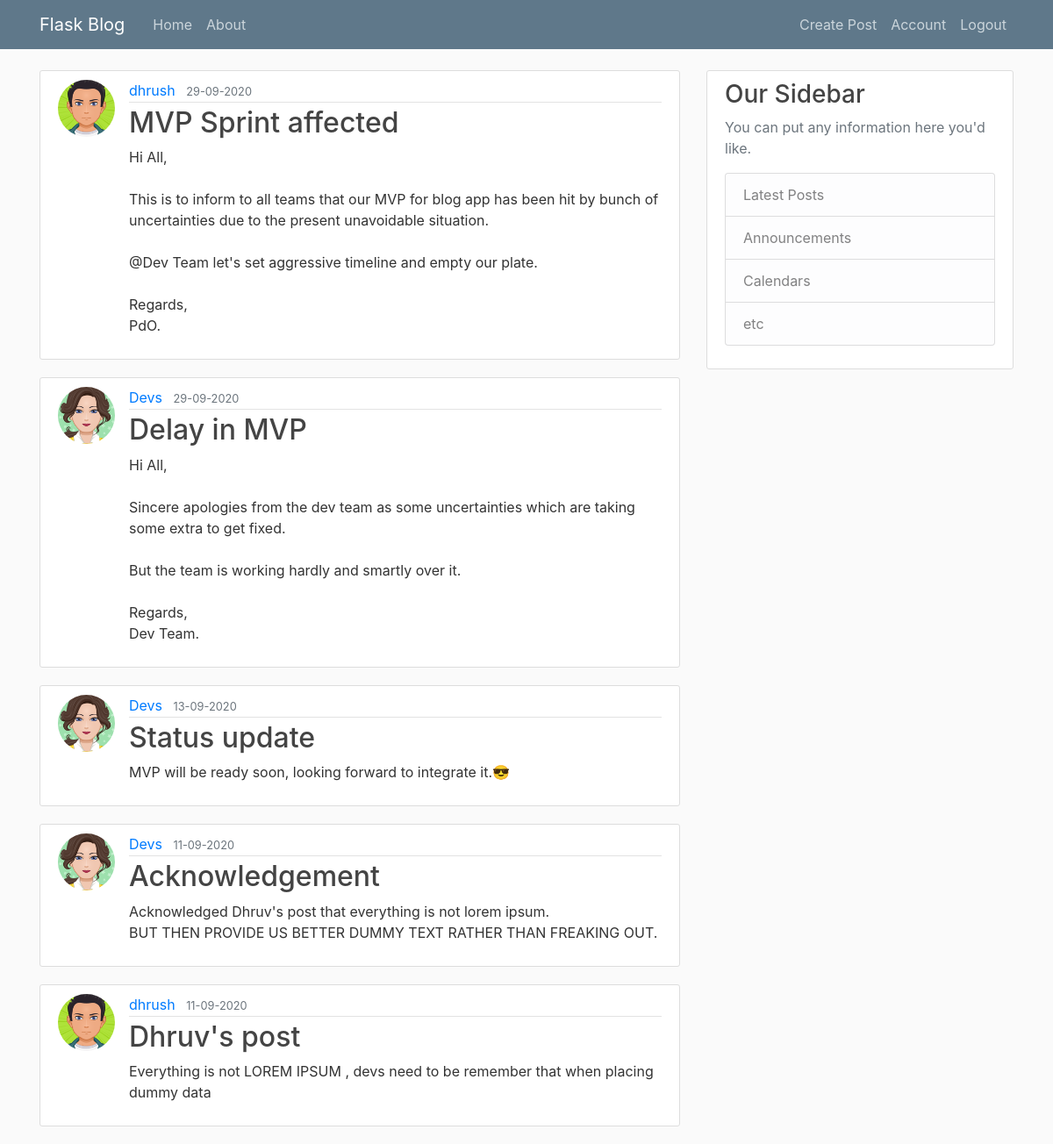
/home (signed in), run on the app's committed database.
### flaskblog/models.py (models this page shows, shortened)
class Post(db.Model):
    id = db.Column(db.Integer, primary_key = True)
    title =  db.Column(db.String(100), nullable = False)
    date_posted = db.Column(db.DateTime, nullable = False, default = datetime.utcnow)
    content = db.Column(db.Text, nullable = False)
    user_id = db.Column(db.Integer, db.ForeignKey('user.id'), nullable = False)

class User(db.Model, UserMixin):
    id = db.Column(db.Integer, primary_key = True)
    username = db.Column(db.String(20), unique = True, nullable = False)
    email = db.Column(db.String(120), unique = True, nullable = False)
    image_file = db.Column(db.String(20), nullable = False, default = 'default.jpg')
    password = db.Column(db.String(60), nullable = False)
    posts = db.relationship('Post', backref = 'author', lazy = True)

### flaskblog/main/routes.py (the view)
@main.route("/")
@main.route("/home")
def home():
    page = request.args.get('page', 1, type=int)
    posts = Post.query.order_by(Post.date_posted.desc()).paginate(page=page, per_page=5)
    return render_template('home.html', posts=posts)

### flaskblog/models.py (called while the page is built)
@login_manager.user_loader
def load_user(user_id):
    return User.query.get(int(user_id))

### flaskblog/templates/home.html
{% extends "layout.html" %}
{% block content %}
    {% for post in posts.items %}
        <article class="media content-section">
            <img class="rounded-circle article-img" src="{{ url_for('static', filename='profile_pics/'+post.author.image_file) }}" alt="">
            <div class="media-body">
            <div class="article-metadata">
                <a class="mr-2" href="#">{{ post.author.username }}</a>
                <small class="text-muted">{{ post.date_posted.strftime('%d-%m-%Y') }}</small>
            </div>
            <h2><a class="article-title" href="{{ url_for('post', post_id=post.id) }}">{{ post.title }}</a></h2>
            <p class="article-content">{{ post.content }}</p>
            </div>
        </article>
    {% endfor %}
{% endblock content %}

### flaskblog/static/main.css (style rules this page uses)
body { background: #fafafa; color: #333333; margin-top: 5rem; }
h1, h2, h3, h4, h5, h6 { color: #444444; }
.content-section { background: #ffffff; padding: 10px 20px; border: 1px solid #dddddd; border-radius: 3px; margin-bottom: 20px; }
.article-title { color: #444444; }
.article-content { white-space: pre-line; }
.article-img { height: 65px; width: 65px; margin-right: 16px; }
.article-metadata { padding-bottom: 1px; margin-bottom: 4px; border-bottom: 1px solid #e3e3e3 }

### data on the page
Post: image_file (picture), author.username "dhrush", date_posted "29-09-2020", title "MVP Sprint affected", content "Hi All, This is to inform to all teams that our MVP for blog app has been hit by bunch of uncertainties due to the present unavoidable situation. @Dev Team let's set aggressive timeline and empty our plate. Regards, PdO."
Post: image_file (picture), author.username "Devs", date_posted "29-09-2020", title "Delay in MVP", content "Hi All, Sincere apologies from the dev team as some uncertainties which are taking some extra to get fixed. But the team is working hardly and smartly over it. Regards, Dev Team."
Post: image_file (picture), author.username "Devs", date_posted "13-09-2020", title "Status update", content "MVP will be ready soon, looking forward to integrate it.😎"
Post: image_file (picture), author.username "Devs", date_posted "11-09-2020", title "Acknowledgement", content "Acknowledged Dhruv's post that everything is not lorem ipsum. BUT THEN PROVIDE US BETTER DUMMY TEXT RATHER THAN FREAKING OUT."
Post: image_file (picture), author.username "dhrush", date_posted "11-09-2020", title "Dhruv's post", content "Everything is not LOREM IPSUM , devs need to be remember that when placing dummy data"
